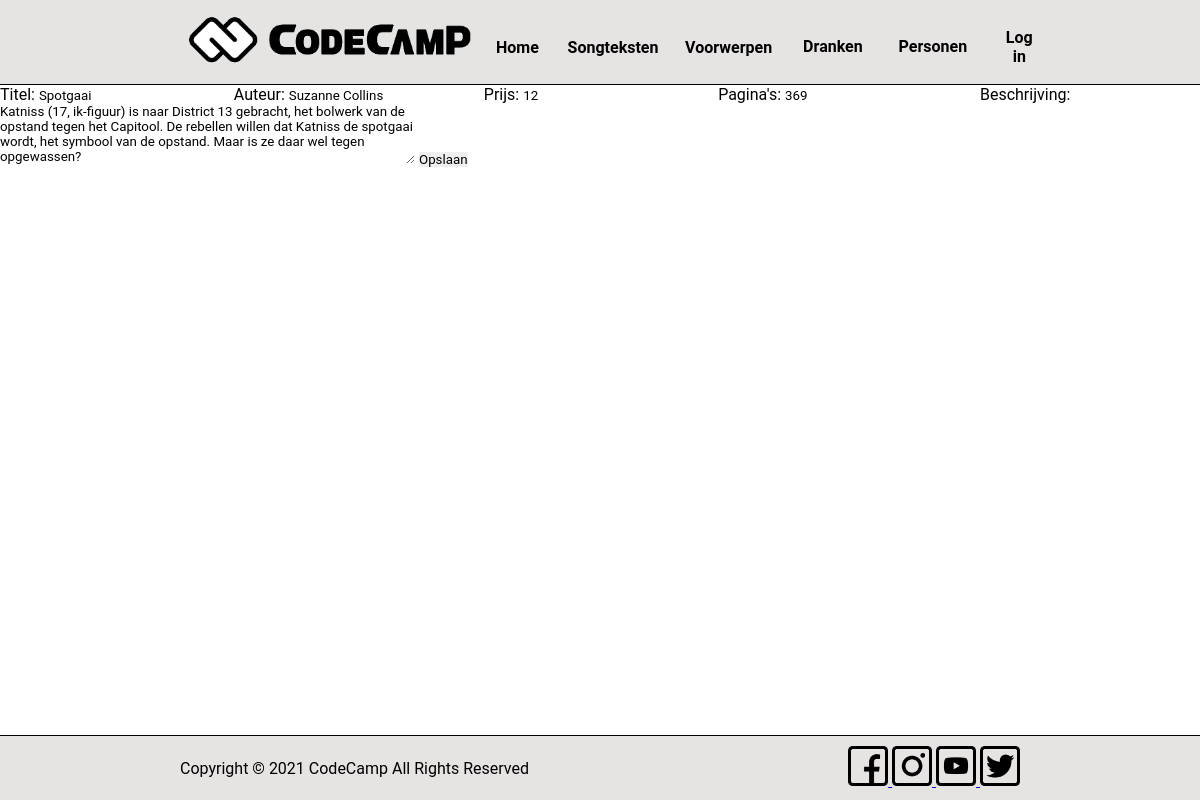
The page /resources/admin-pagina/edit.php?id=2 on the database its author committed.
### tables this page shows
CREATE TABLE IF NOT EXISTS boeken (
  id int(11) NOT NULL AUTO_INCREMENT,
  title varchar(255) NOT NULL,
  author varchar(255) NOT NULL,
  price int(11) DEFAULT NULL,
  pages int(11) DEFAULT NULL,
  description varchar(255) NOT NULL,
  PRIMARY KEY (id)
);

### resources/admin-pagina/edit.php (the view)
<?php require_once '../../header.php' ?>
<?php
    require_once '../../backend/conn.php';
    $id = $_GET['id'];
    $query = "SELECT * FROM boeken WHERE id = :id";
    $statement = $conn->prepare($query);
    $statement->execute([":id" => $id]);
    $boek = $statement->fetch(PDO::FETCH_ASSOC);
?>
<form action="">
    <label for="fname">Titel:</label>
    <input type="text" name="title" value="<?php echo $boek['title']; ?>">
    <label for="fname">Auteur:</label>
    <input type="text" name="author" value="<?php echo $boek['author']; ?>">
    <label for="fname">Prijs:</label>
    <input type="number" name="price" value="<?php echo $boek['price']; ?>">
    <label for="fname">Pagina's:</label>
    <input type="number" name="pages" value="<?php echo $boek['pages']; ?>">
    <label for="fname">Beschrijving:</label>
    <textarea rows="4" cols="50" name="description" form="usrform"><?php echo $boek['description']; ?></textarea>
    <input type="submit" value="Opslaan">
</form>
<?php require_once "../../footer.php"; ?>

### CSS/style.css (style rules this page uses)
* { border: 0; box-sizing: border-box; margin: 0; padding: 0; font-family: 'Roboto', sans-serif; }
body { padding-bottom: 100px; }
*:first-letter { text-transform: uppercase; }
html { overflow: hidden; }

### rows shown on the page
boeken: title "Spotgaai", author "Suzanne Collins", price "12", pages "369", description "Katniss (17, ik-figuur) is naar District 13 gebracht, het bolwerk van de opstand tegen het Capitool. De rebellen willen dat Katniss de spotgaai wordt, het symbool van de opstand. Maar is ze daar wel tegen opgewassen?"
